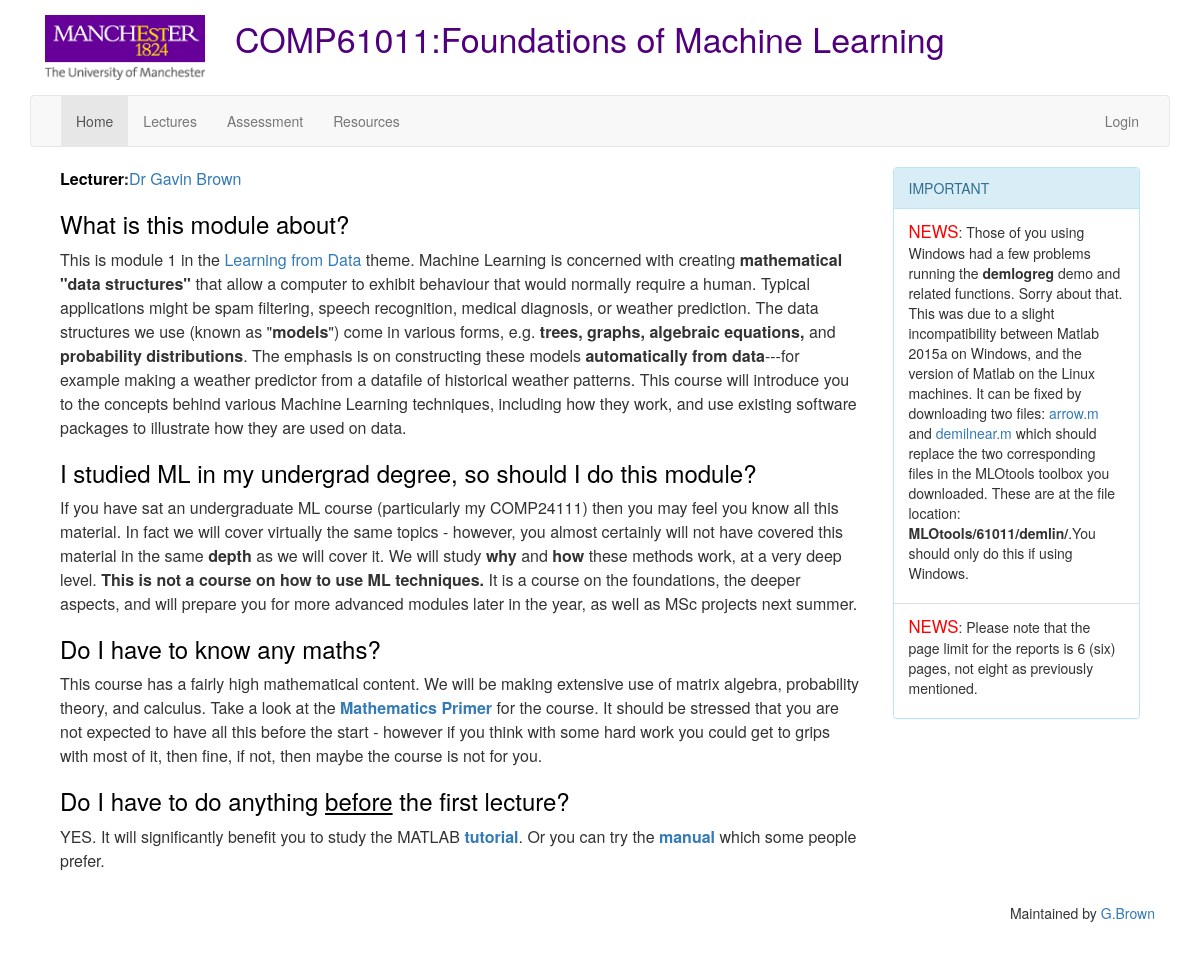
The page /home on the database its author committed.
### tables this page shows
CREATE TABLE sidepanel (
    id integer primary key autoincrement,
    item text not null
);

CREATE TABLE contents (
  id integer primary key autoincrement,
  content text not null,
  url text not null
);

### flaskr.py (the view)
@app.route('/home')
def show_home():
    cur = g.db.execute('SELECT content,url FROM contents WHERE url="/home";')
    content = [dict(text=row[0], url=row[1]) for row in cur.fetchall()]
    cur = g.db.execute('SELECT item,id FROM sidepanel ORDER BY id DESC;')
    sideitem = [dict(item=row[0], id=row[1]) for row in cur.fetchall()]
    return render_template('home.html', content=content, sideitem=sideitem, username=app.config['USERNAME'])

### flaskr.py (called while the page is built)
def connect_db():
    return sqlite3.connect(app.config['DATABASE'])

@app.before_request
def before_request():
    g.db = connect_db()

@app.teardown_request
def teardown_request(exception):
    db = getattr(g, 'db', None)
    if db is not None:
        db.close()

### templates/home.html
{% extends "layout_home.html" %}
{% block content %}
    {% if session.logged_in %}
        <div class="row editable">
        {% for content in content %}
        {{content.text | safe}}
        </div>
        <form id="update_content" action="{{ url_for('update_content') }}" action="post">
            <div class="row hidden" id="dump">
                <input type="text" id="update_text" name="content">
                <input type="text" id="update_url" name="url" value="{{content.url}}">
            </div>
            <br>
        </form>
        <form id="create_side" action="{{ url_for('create_side') }}" action="post">
            <div class="row hidden" id="dump">
                <input type="text" id="side_create_text" name="item">
            </div>
            <br>
        </form>
        <form id="update_side" action="{{ url_for('update_side') }}" action="post">
            <div class="row hidden" id="dump">
                <input type="text" id="side_update_text" name="item">
                <input type="text" id="side_update_id" name="id">
            </div>
            <br>
        </form>
        <form id="delete_side" action="{{ url_for('delete_side') }}" action="post">
            <div class="row hidden" id="dump">
                <input type="text" id="side_delete_id" name="id">
            </div>
            <br>
        </form>
        {% endfor %}
    {% else %}
        {% for content in content %}
        {{content.text | safe}}
        {% endfor %}
    {% endif %}
{% endblock %}

### templates/layout_home.html (shortened to what this page needs)
<!DOCTYPE html>
<html>
<head>
    <link rel="stylesheet" href="https://maxcdn.bootstrapcdn.com/font-awesome/4.4.0/css/font-awesome.min.css">
    <link rel="stylesheet" href="http://yui.yahooapis.com/pure/0.6.0/grids-responsive-min.css">
    <link href="../static/bower_components/bootstrap/dist/css/bootstrap.min.css" rel="stylesheet">
    <link href="../static/css/styles.css" rel="stylesheet">
</head>
<body>
    <div class="container">
        <header class="container-fluid visible-md-block visible-lg-block">
            <div class="row">
                <div class="col-sm-2">
                    <div class="logo">
                        <a href="http://www.manchester.ac.uk/"><img src="../static/img/logo.png" class="img-responsive" alt="The University of Manchester"></a>
                    </div>
                </div>
                <div class="col-sm-10">
                    <span class="page-title">COMP61011:Foundations of Machine Learning</span>
                </div>
            </div>
        </header>
        <nav class="navbar navbar-default">
            <div class="container-fluid">
                <div class="collapse navbar-collapse" id="menu-items">
                    <ul class="nav navbar-nav">
                        <li class="active"><a href="#">Home<span class="sr-only">(current)</span></a></li>
                        <li><a href="#">Lectures</a></li>
                        <li><a href="#">Assessment</a></li>
                        <li><a href="#">Resources</a></li>
                    </ul>
                    <ul class="nav navbar-nav navbar-right">
                        {% if session.logged_in %}
                        <li><a href="#" id="edit_mode"><i title="Edit" class="fa fa-pencil"></i></a></li>
                        <li><a href="#" id="view_mode"><i title="View" class="fa fa-eye"></i></a></li>
                        <li class="dropdown">
                            <a href="#" class="dropdown-toggle" data-toggle="dropdown" role="button" aria-haspopup="true" aria-expanded="false">Hello, {{username}} <span class="caret"></span></a>
                            <ul class="dropdown-menu">
                                <li><a href="{{url_for('logout')}}">Logout</a></li>
                            </ul>
                        </li>
                        {% else %}
                        <li><a href="{{ url_for('login') }}">Login</a></li>
                        {% endif %}
                    </ul>
                </div>
            </div>
        </nav>
        <div class="container-fluid">
            <div class="side-panel col-sm-3 pull-right">
                <div class="panel panel-info">
                    <div class="panel-heading">IMPORTANT</div>
                    <ul class="list-group">
                        {% for item in sideitem %}
                        <li class="list-group-item" id="side_item_{{item.id}}">
                            {{ item.item | safe }}
                        </li>
                        {% endfor %}
                    </ul>
                </div>
            </div>
            <div class="col-sm-9 content">
                {% block content %}{% endblock %}
            </div>
        </div>
    </div>
    <div class="footer container">
        <div class="container-fluid pull-right">
            <p>Maintained by <a href="http://www.cs.man.ac.uk/~gbrown/">G.Brown</a></p>
        </div>
    </div>
</body>
</html>

### static/css/styles.css (style rules this page uses)
body { margin-bottom: 10px; }
h1, .h1, h2, .h2, h3, .h3, h4, .h4, h5, .h5, h6, .h6 { font-family: "Helvetica Neue", Helvetica, Arial, sans-serif; color: #000; }
header { margin-top: 15px; margin-bottom: 15px; }
.page-title { padding-left: auto; padding-right: auto; padding-top: 10px; font-size: 34px; color: #50007c; cursor: pointer; }
.content { font-size: 16px; line-height: 1.5; }
.footer { margin-top: 20px; margin-bottom: 20px; }
.wysiwyg-font-size-larger { font-size: larger; }
.wysiwyg-color-black { color: #000; }
.wysiwyg-color-red { color: red; }

### rows shown on the page
sidepanel: item "NEWS : Those of you using Windows had a few problems running the demlogreg demo and related functions. Sorry about that. This was due to a slight incompatibility between Matlab 2015a on Windows, and the version of Matlab on the Linux machines. It can be fixed by downloading two files: arrow.m and demilnear.m which should replace the two corresponding files in the MLOtools toolbox you downloaded. These are at the file location: MLOtools/61011/demlin/ .You should only do this if using Windows."
sidepanel: item "NEWS : Please note that the page limit for the reports is 6 (six) pages, not eight as previously mentioned."
contents: text "Lecturer : Dr Gavin Brown What is this module about? This is module 1 in the Learning from Data theme. Machine Learning is concerned with creating mathematical \"data structures\" that allow a computer to exhibit behaviour that would normally require a human. Typical applications might be spam filtering, speech recognition, medical diagnosis, or weather prediction. The data structures we use (known as \" models \") come in various forms, e.g. trees, graphs, algebraic equations, and probability distributions . The emphasis is on constructing these models automatically from data ---for example making a weather predictor from a datafile of historical weather patterns. This course will introduce…"
